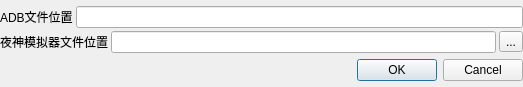
<?xml version="1.0" encoding="UTF-8"?>
<ui version="4.0">
 <class>Dialog</class>
 <widget class="QDialog" name="Dialog">
  <property name="geometry">
   <rect>
    <x>0</x>
    <y>0</y>
    <width>523</width>
    <height>87</height>
   </rect>
  </property>
  <property name="windowTitle">
   <string>Dialog</string>
  </property>
  <layout class="QVBoxLayout" name="verticalLayout">
   <property name="spacing">
    <number>0</number>
   </property>
   <property name="leftMargin">
    <number>0</number>
   </property>
   <property name="topMargin">
    <number>0</number>
   </property>
   <property name="rightMargin">
    <number>0</number>
   </property>
   <property name="bottomMargin">
    <number>0</number>
   </property>
   <item>
    <layout class="QHBoxLayout" name="horizontalLayout">
     <property name="spacing">
      <number>3</number>
     </property>
     <item>
      <layout class="QVBoxLayout" name="verticalLayout_2">
       <property name="spacing">
        <number>3</number>
       </property>
       <item>
        <layout class="QHBoxLayout" name="horizontalLayout_3">
         <property name="spacing">
          <number>3</number>
         </property>
         <item>
          <widget class="QLabel" name="label_2">
           <property name="text">
            <string>ADB文件位置</string>
           </property>
          </widget>
         </item>
         <item>
          <widget class="QLineEdit" name="adb_text">
           <property name="enabled">
            <bool>true</bool>
           </property>
           <property name="mouseTracking">
            <bool>true</bool>
           </property>
           <property name="readOnly">
            <bool>true</bool>
           </property>
          </widget>
         </item>
        </layout>
       </item>
       <item>
        <layout class="QHBoxLayout" name="horizontalLayout_2">
         <property name="spacing">
          <number>3</number>
         </property>
         <item>
          <widget class="QLabel" name="label">
           <property name="text">
            <string>夜神模拟器文件位置</string>
           </property>
          </widget>
         </item>
         <item>
          <widget class="QLineEdit" name="Nox_text">
           <property name="text">
            <string/>
           </property>
           <property name="readOnly">
            <bool>true</bool>
           </property>
          </widget>
         </item>
         <item>
          <widget class="QToolButton" name="Nox_button">
           <property name="text">
            <string>...</string>
           </property>
          </widget>
         </item>
        </layout>
       </item>
      </layout>
     </item>
    </layout>
   </item>
   <item>
    <widget class="QDialogButtonBox" name="buttonBox">
     <property name="orientation">
      <enum>Qt::Horizontal</enum>
     </property>
     <property name="standardButtons">
      <set>QDialogButtonBox::Cancel|QDialogButtonBox::Ok</set>
     </property>
    </widget>
   </item>
  </layout>
 </widget>
 <resources/>
 <connections>
  <connection>
   <sender>buttonBox</sender>
   <signal>accepted()</signal>
   <receiver>Dialog</receiver>
   <slot>accept()</slot>
   <hints>
    <hint type="sourcelabel">
     <x>248</x>
     <y>86</y>
    </hint>
    <hint type="destinationlabel">
     <x>157</x>
     <y>86</y>
    </hint>
   </hints>
  </connection>
  <connection>
   <sender>buttonBox</sender>
   <signal>rejected()</signal>
   <receiver>Dialog</receiver>
   <slot>reject()</slot>
   <hints>
    <hint type="sourcelabel">
     <x>316</x>
     <y>86</y>
    </hint>
    <hint type="destinationlabel">
     <x>286</x>
     <y>86</y>
    </hint>
   </hints>
  </connection>
 </connections>
</ui>
